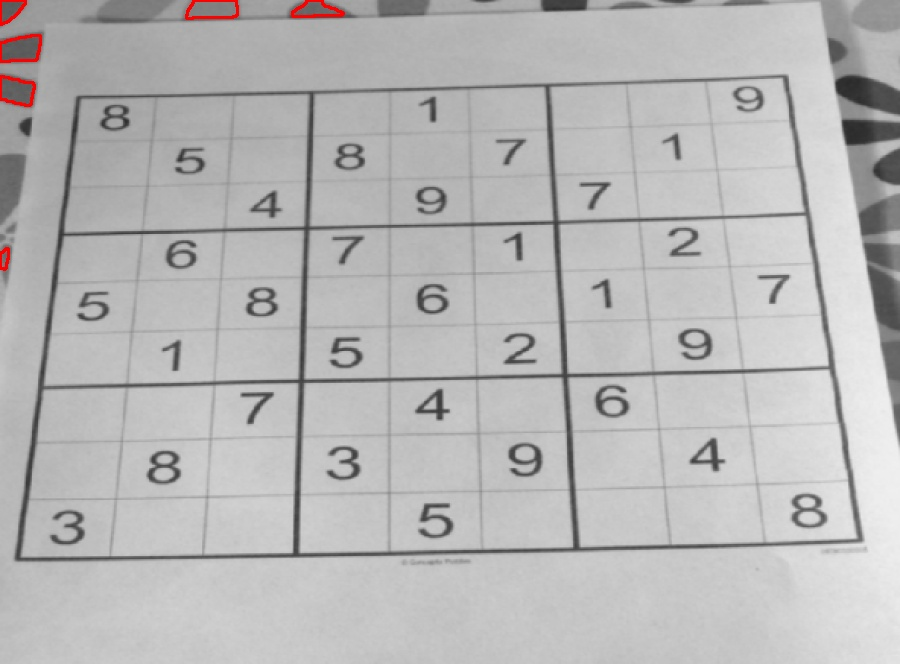
#> input picture images/filter.jpg, 900 x 664 px, given in place of the camera
$ python reader.py
#> lines starting #> are read from the running program, lines starting #| are printed output that depends on the picture; after the words box and inside, x2 and y2 are one past the last pixel; in counts of white or black regions, pixels touching at a corner belong together
#> in main, frame is the input picture: shape (664, 900, 3); mean B, G, R 182.5, 182.5, 183.3
import copy
import cv2
import numpy as np
import pytesseract
from concurrent.futures import ThreadPoolExecutor
import concurrent.futures
from solver import solve_16x16,solve_9x9
import threading


pytesseract.pytesseract.tesseract_cmd = r'C:\\Program Files\\Tesseract-OCR\\tesseract.exe'


def detect_lines(image, threshold=50, rho_resolution=1, theta_resolution=np.pi/180):


    edges = cv2.Canny(image, 50, 150, apertureSize=3)
    lines = cv2.HoughLinesP(edges, rho_resolution, theta_resolution, threshold, minLineLength=100, maxLineGap=10)
    vertical_lines = 0
    horizontal_lines = 0

    for line in lines:
        x1, y1, x2, y2 = line[0]
        angle = np.arctan2(y2 - y1, x2 - x1) * 180 / np.pi
        if abs(angle) < 30:
            horizontal_lines += 1
            cv2.line(image, (x1, y1), (x2, y2), (0, 0, 255), 1)
        elif abs(angle - 90) < 30:
            vertical_lines += 1
            cv2.line(image, (x1, y1), (x2, y2), (0, 0, 255), 1)

    return horizontal_lines, vertical_lines


def display_frame(image, name='frame'):
    cv2.imshow(name, image)
    cv2.waitKey(1000)

def preprocess_image(image):
    selected_mode = 9
    gray = cv2.cvtColor(image, cv2.COLOR_BGR2GRAY)
    blurred = cv2.GaussianBlur(gray, (3, 3), 0)
    thershed =cv2.morphologyEx(blurred, cv2.MORPH_CLOSE, np.ones((3, 3), np.uint8))
    edges = cv2.Canny(thershed, 50, 150, apertureSize=3)
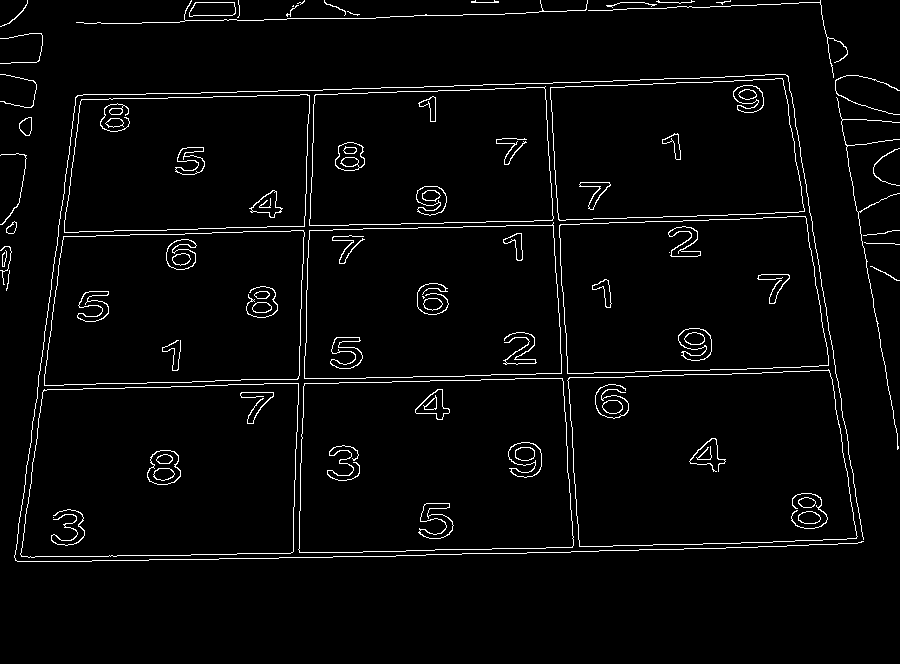
#> edges: shape (664, 900); 3.1% white in thin lines or dots, all inside (x1, y1, x2, y2) = (0, 0, 900, 562)
    contours, _ = cv2.findContours(edges, cv2.RETR_EXTERNAL, cv2.CHAIN_APPROX_SIMPLE)
#> contours = 38 contours, 24 with area under 20; largest, box (x1, y1, x2, y2) and area: (567, 369, 858, 547) 45692, (298, 378, 574, 553) 45188, (20, 383, 299, 558) 44372, (559, 216, 829, 374) 38073, (304, 222, 562, 379) 37352
    ordered_contours = sorted(contours, key=cv2.contourArea, reverse=True)
#> ordered_contours has the same summary as contours
    topleft = None
    topright = None
    bottomleft = None
    bottomright = None
    for idx, contour in enumerate(ordered_contours):
        largest_contour = contour
        epsilon = 0.02 * cv2.arcLength(largest_contour, True)
        approx = cv2.approxPolyDP(largest_contour, epsilon, True)
        mask_contour = np.zeros_like(image)
        cv2.drawContours(mask_contour, [largest_contour], -1, (255, 255, 255), thickness=cv2.FILLED)
        result_contour = cv2.bitwise_and(image, mask_contour)
        v_lines, h_lines = detect_lines(result_contour)
        if len(approx) == 4 and v_lines >= 8 and h_lines >= 8:
            sorted_points = sorted(approx, key=lambda x: x[0][1])
            if (sorted_points[0][0][0] < sorted_points[1][0][0]):
                topleft = sorted_points[0].tolist()[0]
                topright = sorted_points[1].tolist()[0]
            else:
                topleft = sorted_points[1].tolist()[0]
                topright = sorted_points[0].tolist()[0]

            if (sorted_points[-1][0][0] < sorted_points[-2][0][0]):
                bottomleft = sorted_points[-1].tolist()[0]
                bottomright = sorted_points[-2].tolist()[0]
            else:
                bottomleft = sorted_points[-2].tolist()[0]
                bottomright = sorted_points[-1].tolist()[0]
            break
#> this loop made 10 passes
#> (epsilon, approx, v_lines, h_lines) on passes 1, 2, 3, 4, 7, 9: (17.98, [[829, 370], [569, 377], [579, 546], [856, 538]], 3, 4), (17.65, [[562, 378], [304, 383], [299, 552], [572, 547]], 2, 0), (17.64, [[298, 383], [44, 389], [21, 556], [292, 552]], 7, 0), (16.48, [[805, 216], [560, 224], [567, 373], [828, 365]], 2, 1), (15.27, [[782, 78], [550, 87], [558, 219], [804, 211]], 2, 2), (14.94, [[309, 95], [81, 99], [64, 232], [304, 226]], 2, 0)
#> (epsilon, approx, lines in detect_lines, v_lines, h_lines) on passes 5, 6, 8: (16.24, [[553, 222], [309, 230], [304, 378], [561, 373]], [[552, 222, 560, 339]], 0, 1), (16.14, [[303, 230], [63, 236], [44, 385], [297, 379]], [[158, 234, 271, 231], [44, 385, 62, 239]], 1, 0), (15.01, [[545, 86], [315, 94], [309, 225], [552, 220]], [[348, 93, 544, 87], [310, 217, 314, 94]], 1, 0)
#> pass 1, in preprocess_image, `result_contour = cv2.bitwise_and(image, mask_contour)`:
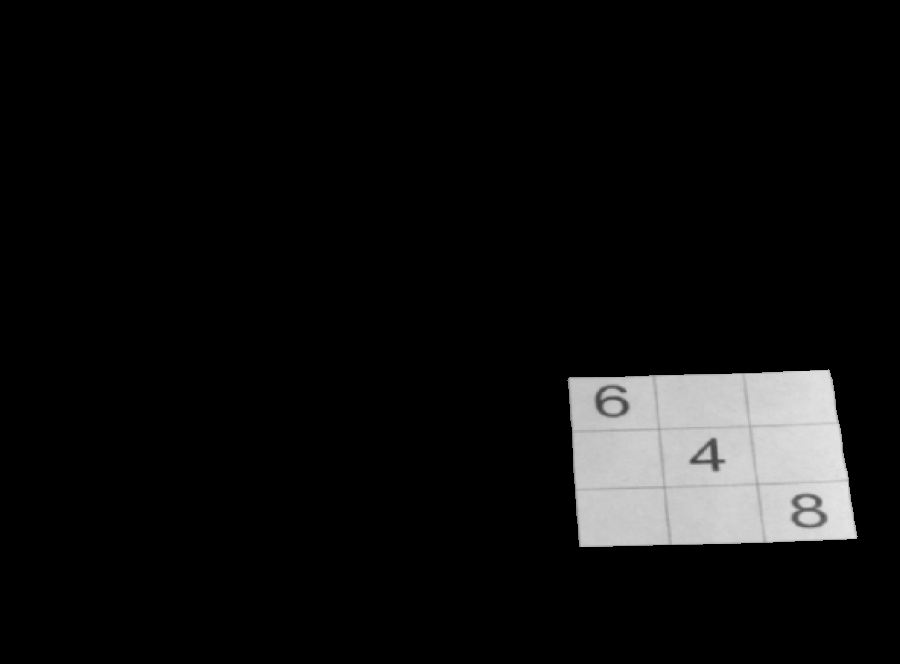
#> result_contour: shape (664, 900, 3); min 0, max 228, mean 15.4
#> pass 1, in detect_lines, `edges = cv2.Canny(image, 50, 150, apertureSize=3)`:
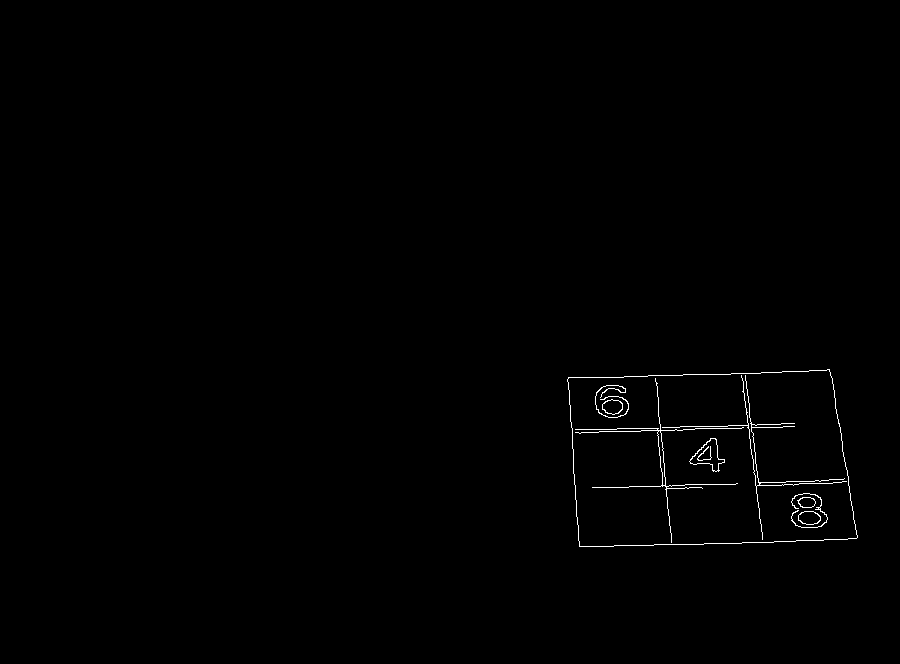
#> edges: shape (664, 900); 0.48% white in thin lines or dots, all inside (x1, y1, x2, y2) = (567, 369, 858, 547)
#> pass 2, in preprocess_image, `result_contour = cv2.bitwise_and(image, mask_contour)`:
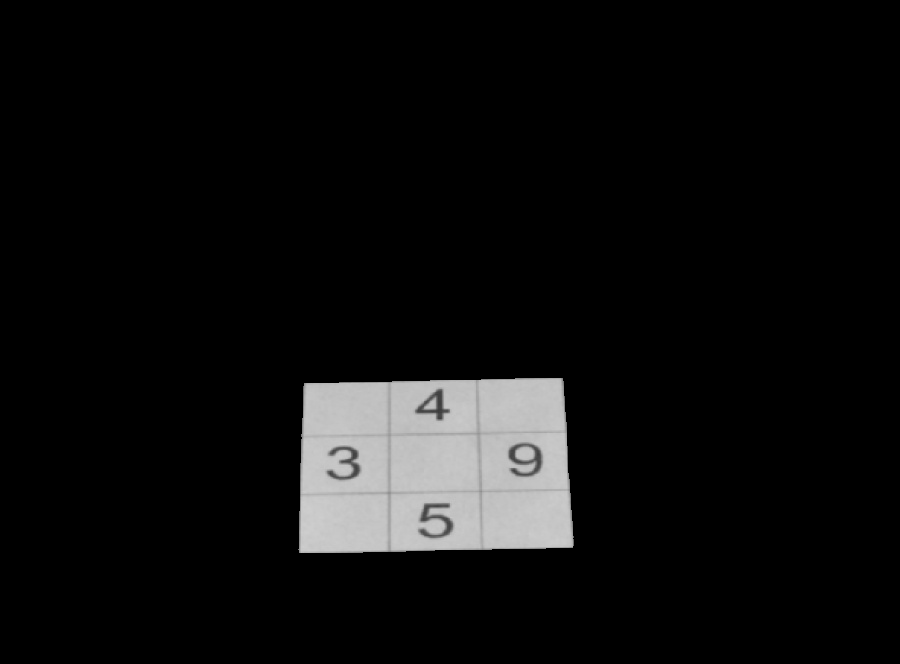
#> result_contour: shape (664, 900, 3); min 0, max 206, mean 14.3
#> pass 2, in detect_lines (call 2), `edges = cv2.Canny(image, 50, 150, apertureSize=3)`:
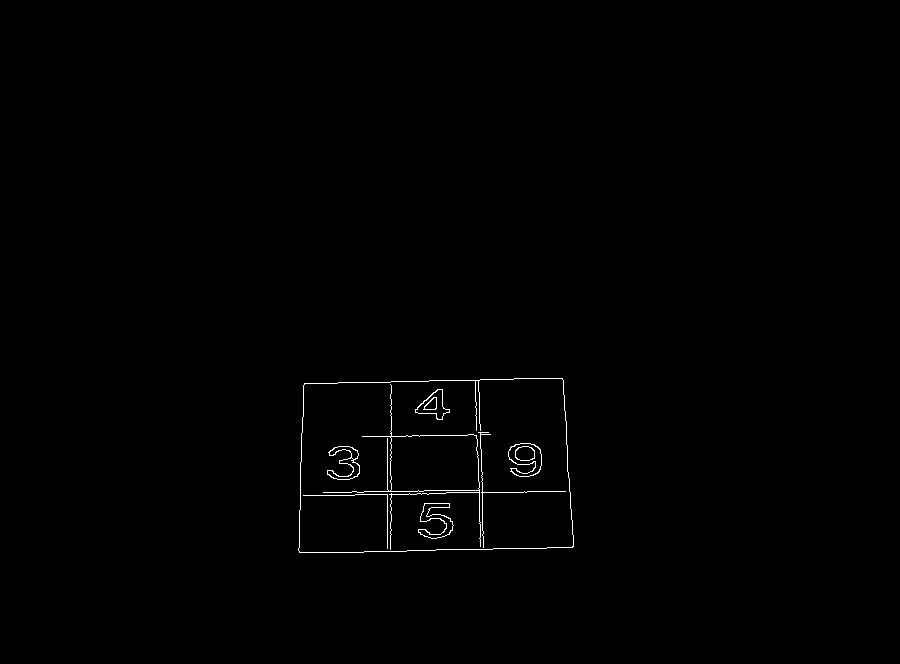
#> edges: shape (664, 900); 0.49% white in thin lines or dots, all inside (x1, y1, x2, y2) = (298, 378, 574, 553)
#> after the loop:
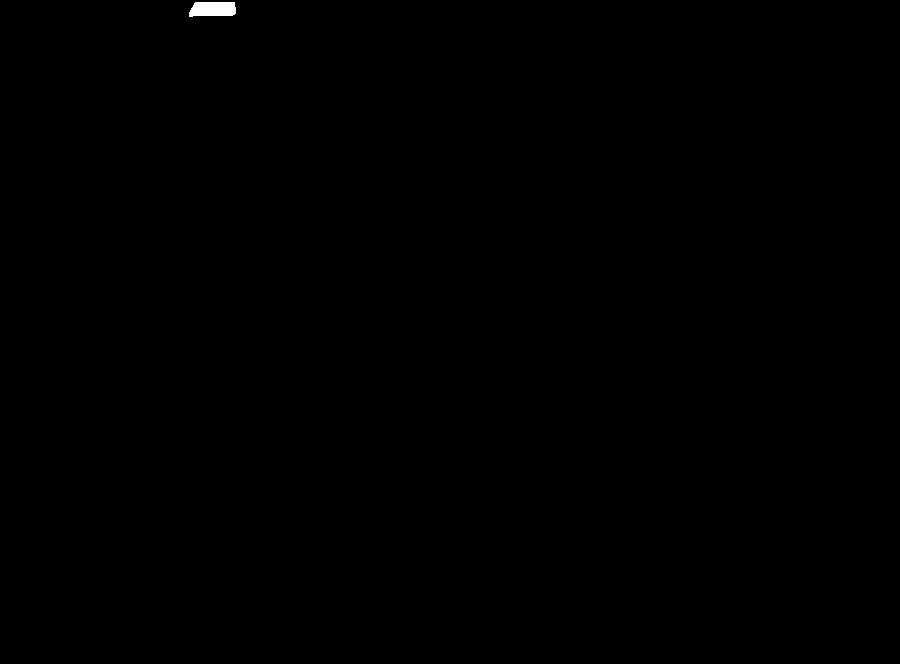
#> mask_contour: shape (664, 900, 3); 0.1% white; 1 white region, box (x1, y1, x2, y2) and area: (189, 2, 236, 17) 620

    homography_matrix, _ = cv2.findHomography(np.array([topleft, topright, bottomleft, bottomright]),
                                            np.array([[0, 0], [image.shape[1], 0], [0, image.shape[0]],
                                                        [image.shape[1], image.shape[0]]]))


    result = cv2.warpPerspective(image, homography_matrix, (image.shape[1], image.shape[0]))
    result = cv2.resize(result, (400, 400))

    gray = cv2.cvtColor(result, cv2.COLOR_BGR2GRAY)
    blurred = cv2.GaussianBlur(gray, (3, 3), 0)
    otsued = cv2.threshold(blurred, 0, 255, cv2.THRESH_BINARY + cv2.THRESH_OTSU)[1]
    eroded = cv2.erode(otsued, np.ones((3, 3), np.uint8), iterations=1)
    edges = cv2.Canny(eroded, 50, 150, apertureSize=3)
    contours, _ = cv2.findContours(edges, cv2.RETR_EXTERNAL, cv2.CHAIN_APPROX_SIMPLE)

    minArea = 400*400
    area = minArea


    for cnt in contours:
        epsilon = 0.02 * cv2.arcLength(cnt, True)
        approx = cv2.approxPolyDP(cnt, epsilon, True)
        cellArea = cv2.contourArea(approx)
        if len(approx) == 4 and area//500 < cellArea< area:
            if cellArea < minArea and cellArea >0:
                minArea = cellArea

    if area//minArea in range(80,256):
        selected_mode = 9
    elif area//minArea > 256:
        selected_mode = 16
    elif area//minArea  in range(6,12):
        selected_mode = 9
    elif area//minArea  in range(12,20):
        selected_mode = 16


    print("puzzle detected:",selected_mode)


    matrix = [[0 for _ in range(selected_mode)] for _ in range(selected_mode)]
    return matrix, result, selected_mode,homography_matrix,result_contour


# [117 lines left out: functions read_cells, create_grid, draw_on_image, draw_on_image_initial, not called in this run]


def main ():

    cap = cv2.VideoCapture(0)
    counter = 1
    while True:
        ret, frame = cap.read()
        image = frame

        try:
            matrix, result, selected_mode,H_matrix,contoured = preprocess_image(image)
            display_thread = threading.Thread(target=display_frame, args=(contoured, 'frame'))
            display_thread.start()

            in_H_matrix = np.linalg.inv(H_matrix)


            read_cells(result,selected_mode,matrix)
            incompleted = result.copy()
            matirx_copy = copy.deepcopy(matrix)
            initial_show = create_grid(result,selected_mode)
            draw_on_image_initial(initial_show,matrix,selected_mode,matirx_copy)

            print("detected puzzle:")

            solved =False
            if selected_mode == 16:
                solved = solve_16x16(matrix)
            else:
                solved = solve_9x9(matrix)

            if solved:
                print("solved")
                draw_on_image(result,matrix,selected_mode,matirx_copy)
            else:
                print("not solved")


            original_shape = (image.shape[1], image.shape[0])


            result = cv2.resize(result, (image.shape[1], image.shape[0]))
            result_back = cv2.warpPerspective(result, in_H_matrix, original_shape)
            result_back_gray = cv2.cvtColor(result_back, cv2.COLOR_BGR2GRAY)
            non_black_mask = (result_back_gray > 0).astype(np.uint8) * 255
            black_mask = cv2.bitwise_not(non_black_mask)
            other_image_black = cv2.bitwise_and(image, image, mask=black_mask)
            result_final = cv2.add(result_back, other_image_black)

            target_width = min(initial_show.shape[1], incompleted.shape[1], result.shape[1], result_final.shape[1])
            target_height = min(initial_show.shape[0], incompleted.shape[0], result.shape[0], result_final.shape[0])

            initial_show_resized = cv2.resize(initial_show, (target_width, target_height))
            incompleted_resized = cv2.resize(incompleted, (target_width, target_height))
            result_resized = cv2.resize(result, (target_width, target_height))
            result_final_resized = cv2.resize(result_final, (target_width, target_height))


            row1 = np.concatenate((initial_show_resized, incompleted_resized), axis=1)


            row2 = np.concatenate((result_resized, result_final_resized), axis=1)


            combined_image = np.concatenate((row1, row2), axis=0)


            cv2.imshow('Combined Images', combined_image)
            cv2.waitKey(0)
            cv2.destroyAllWindows()
            display_thread.join()
        except:
            cv2.imshow('contoured', frame)
            cv2.waitKey(1)


if __name__ == '__main__':
    main()
